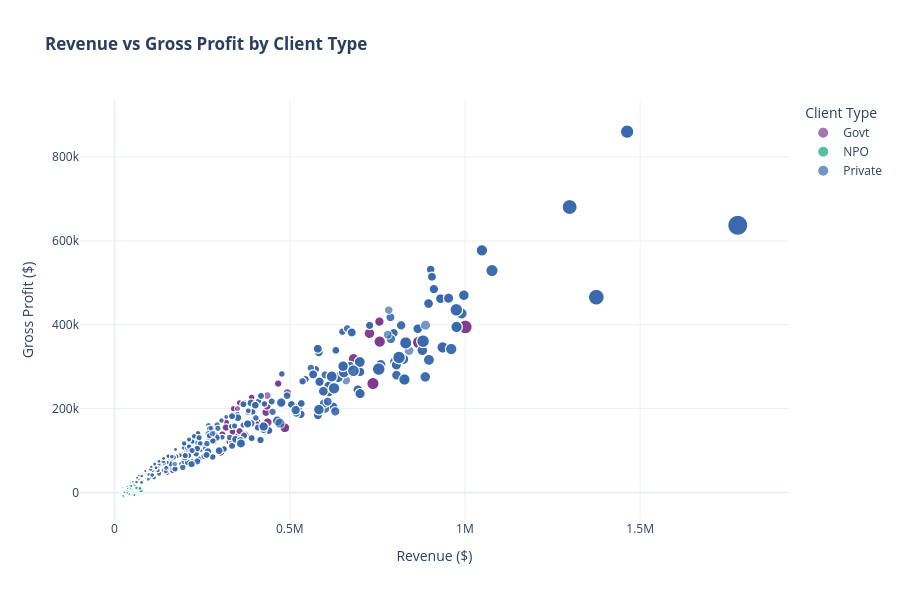

The cell this chart's notebook holds for it:
### Code cell
import pandas as pd
import plotly.express as px

# Load and prepare data
xls = pd.ExcelFile('merged.xlsx')
df_merged = pd.read_excel(xls, xls.sheet_names[0])

df_merged['COGS'] = (
    df_merged['HARDWARE']
    + df_merged['SOFTWARE']
    + df_merged['MANPOWER']
)

df_merged['GROSS_PROFIT'] = df_merged['REVENUE'] - df_merged['COGS']
df_merged['GROSS_MARGIN'] = (
    df_merged['GROSS_PROFIT'] / df_merged['REVENUE']
) * 100

# 2D Scatter Plot
fig = px.scatter(
    df_merged,
    x='REVENUE',
    y='GROSS_PROFIT',
    color='TYPE',
    size='MANPOWER',
    hover_name='Client ID',
    hover_data={
        'SECTOR': True,
        'COUNTRY': True,
        'STAFF STRENGTH': True,
        'NPS RATING': True,
        'GROSS_MARGIN': ':.2f',
        'REVENUE': ':,.2f',
        'MANPOWER': ':,.2f',
        'GROSS_PROFIT': ':,.2f'
    },
    title='<b>Revenue vs Gross Profit by Client Type</b>',
    labels={
        'REVENUE': 'Revenue ($)',
        'GROSS_PROFIT': 'Gross Profit ($)',
        'TYPE': 'Client Type',
        'MANPOWER': 'Manpower Cost ($)'
    },
    color_discrete_sequence=px.colors.qualitative.Bold
)

fig.update_layout(
    template='plotly_white',
    width=900,
    height=600
)

fig.show()

### Figure 1 — Plotly figure (JSON) as saved in the notebook; plotly's stock layout.template omitted (floating-point values rounded to 4 significant figures; data arrays with more than 128 entries replaced by an {"elided": "..."} marker saying what was removed)
{"data": [{"customdata": {"elided": "297x6 mixed values"}, "hovertemplate": "<b>%{hovertext}</b><br><br>Client Type=Govt<br>Revenue ($)=%{x:,.2f}<br>Gross Profit ($)=%{y:,.2f}<br>Manpower Cost ($)=%{customdata[5]:,.2f}<br>SECTOR=%{customdata[0]}<br>COUNTRY=%{customdata[1]}<br>STAFF STRENGTH=%{customdata[2]}<br>NPS RATING=%{customdata[3]}<br>GROSS_MARGIN=%{customdata[4]:.2f}<extra></extra>", "hovertext": {"elided": "297 str values"}, "legendgroup": "Govt", "marker": {"color": "rgb(127, 60, 141)", "size": {"elided": "297 int values"}, "sizemode": "area", "sizeref": 1683.0, "symbol": "circle"}, "mode": "markers", "name": "Govt", "showlegend": true, "type": "scattergl", "x": {"elided": "297 int values"}, "xaxis": "x", "y": {"elided": "297 int values"}, "yaxis": "y"}, {"customdata": {"elided": "135x6 mixed values"}, "hovertemplate": "<b>%{hovertext}</b><br><br>Client Type=NPO<br>Revenue ($)=%{x:,.2f}<br>Gross Profit ($)=%{y:,.2f}<br>Manpower Cost ($)=%{customdata[5]:,.2f}<br>SECTOR=%{customdata[0]}<br>COUNTRY=%{customdata[1]}<br>STAFF STRENGTH=%{customdata[2]}<br>NPS RATING=%{customdata[3]}<br>GROSS_MARGIN=%{customdata[4]:.2f}<extra></extra>", "hovertext": {"elided": "135 str values"}, "legendgroup": "NPO", "marker": {"color": "rgb(17, 165, 121)", "size": {"elided": "135 int values"}, "sizemode": "area", "sizeref": 1683.0, "symbol": "circle"}, "mode": "markers", "name": "NPO", "showlegend": true, "type": "scattergl", "x": {"elided": "135 int values"}, "xaxis": "x", "y": {"elided": "135 int values"}, "yaxis": "y"}, {"customdata": {"elided": "1097x6 mixed values"}, "hovertemplate": "<b>%{hovertext}</b><br><br>Client Type=Private<br>Revenue ($)=%{x:,.2f}<br>Gross Profit ($)=%{y:,.2f}<br>Manpower Cost ($)=%{customdata[5]:,.2f}<br>SECTOR=%{customdata[0]}<br>COUNTRY=%{customdata[1]}<br>STAFF STRENGTH=%{customdata[2]}<br>NPS RATING=%{customdata[3]}<br>GROSS_MARGIN=%{customdata[4]:.2f}<extra></extra>", "hovertext": {"elided": "1097 str values"}, "legendgroup": "Private", "marker": {"color": "rgb(57, 105, 172)", "size": {"elided": "1097 int values"}, "sizemode": "area", "sizeref": 1683.0, "symbol": "circle"}, "mode": "markers", "name": "Private", "showlegend": true, "type": "scattergl", "x": {"elided": "1097 int values"}, "xaxis": "x", "y": {"elided": "1097 int values"}, "yaxis": "y"}], "layout": {"height": 600, "legend": {"itemsizing": "constant", "title": {"text": "Client Type"}, "tracegroupgap": 0}, "title": {"text": "<b>Revenue vs Gross Profit by Client Type</b>"}, "width": 900, "xaxis": {"anchor": "y", "domain": [0, 1], "title": {"text": "Revenue ($)"}}, "yaxis": {"anchor": "x", "domain": [0, 1], "title": {"text": "Gross Profit ($)"}}}}
